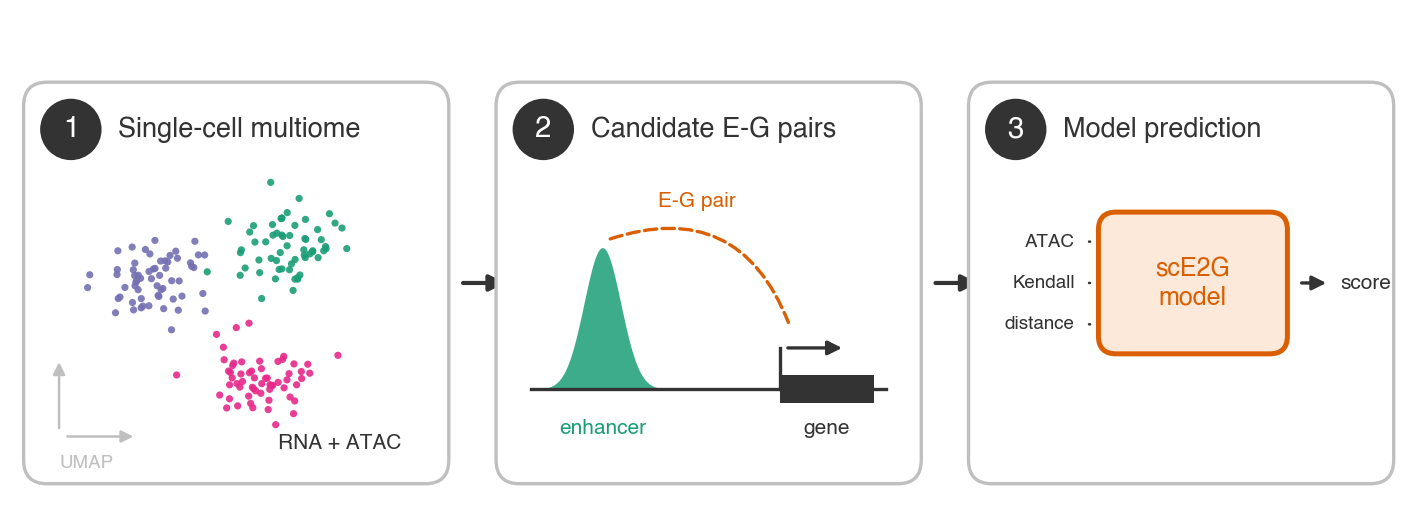

Write the Python code that produced this figure.
"""Conceptual pipeline schematic (no data). 120 x 45 mm; SVG + PDF + PNG."""
import numpy as np
import matplotlib
matplotlib.use("Agg")
import matplotlib.pyplot as plt
from matplotlib.patches import FancyBboxPatch, FancyArrowPatch

plt.rcParams.update({"font.family": "Helvetica", "svg.fonttype": "none", "pdf.fonttype": 42})
MM = 1 / 25.4
fig = plt.figure(figsize=(120 * MM, 45 * MM))
ax = fig.add_axes([0, 0, 1, 1]); ax.set_xlim(0, 120); ax.set_ylim(0, 45); ax.axis("off")

GREY, DARK, ACCENT, PEAK = "#bfbfbf", "#333333", "#d95f02", "#1b9e77"
panels = [(2, "Single-cell multiome"), (42, "Candidate E-G pairs"), (82, "Model prediction")]
for i, (x0, title) in enumerate(panels):
    ax.add_patch(FancyBboxPatch((x0, 4), 36, 34, boxstyle="round,pad=0,rounding_size=2",
                                fc="white", ec=GREY, lw=0.8))
    ax.add_patch(plt.Circle((x0 + 4, 34), 2.6, fc=DARK, ec="none"))
    ax.text(x0 + 4, 34, str(i + 1), ha="center", va="center", color="white", fontsize=7, weight="bold")
    ax.text(x0 + 8, 34, title, ha="left", va="center", fontsize=6.5, color=DARK)
    if i < 2:  # connector arrow to next panel
        ax.add_patch(FancyArrowPatch((x0 + 36.5, 21), (x0 + 41.5, 21), arrowstyle="-|>",
                                     mutation_scale=8, color=DARK, lw=1))

# (1) cartoon UMAP: three blobs of cells
rng = np.random.default_rng(0)
for cx, cy, col in [(13, 21, "#7570b3"), (25, 24, "#1b9e77"), (22, 13, "#e7298a")]:
    pts = np.clip(rng.normal([cx, cy], [2.4, 1.8], (60, 2)), [7, 9], [36, 30])
    ax.scatter(pts[:, 0], pts[:, 1], s=3, c=col, ec="none", alpha=0.9)
ax.annotate("", (12, 8), (5, 8), arrowprops=dict(arrowstyle="-|>", lw=0.6, color=GREY, mutation_scale=6))
ax.annotate("", (5, 15), (5, 8), arrowprops=dict(arrowstyle="-|>", lw=0.6, color=GREY, mutation_scale=6))
ax.text(5, 6.5, "UMAP", fontsize=4.5, color=GREY, va="top")
ax.text(34, 7, "RNA + ATAC", fontsize=5, color=DARK, ha="right")

# (2) signal peak (enhancer) + gene arrow, joined by an arc
xs = np.linspace(46, 60, 100); ys = 12 + 12 * np.exp(-((xs - 51) / 2.2) ** 2)
ax.fill_between(xs, 12, ys, color=PEAK, alpha=0.85, lw=0)
ax.plot([45, 75], [12, 12], color=DARK, lw=0.8)                     # genomic axis
ax.plot([66, 66], [12, 15.5], color=DARK, lw=0.8)                   # TSS
ax.annotate("", (72, 15.5), (66, 15.5), arrowprops=dict(arrowstyle="-|>", lw=0.8, color=DARK, mutation_scale=7))
ax.add_patch(FancyBboxPatch((66, 10.8), 8, 2.4, boxstyle="square,pad=0", fc=DARK, ec="none"))
ax.text(51, 9.5, "enhancer", fontsize=5, ha="center", va="top", color=PEAK)
ax.text(70, 9.5, "gene", fontsize=5, ha="center", va="top", color=DARK)
ax.annotate("", (67, 17), (51, 24.5), arrowprops=dict(arrowstyle="-", connectionstyle="arc3,rad=-0.5",
                                                     ls="--", lw=0.8, color=ACCENT))
ax.text(59, 27.5, "E-G pair", fontsize=5, ha="center", color=ACCENT)

# (3) highlighted model box with inputs -> score
ax.add_patch(FancyBboxPatch((93, 15), 16, 12, boxstyle="round,pad=0,rounding_size=1.5",
                            fc="#fde9d9", ec=ACCENT, lw=1.2))
ax.text(101, 21, "scE2G\nmodel", ha="center", va="center", fontsize=6, color=ACCENT, weight="bold")
for y, lab in [(24.5, "ATAC"), (21, "Kendall"), (17.5, "distance")]:
    ax.text(91, y, lab, ha="right", va="center", fontsize=4.5, color=DARK)
    ax.annotate("", (93, y), (91.5, y), arrowprops=dict(arrowstyle="-", lw=0.6, color=DARK))
ax.annotate("", (113, 21), (109.5, 21), arrowprops=dict(arrowstyle="-|>", lw=0.8, color=DARK, mutation_scale=7))
ax.text(113.5, 21, "score", ha="left", va="center", fontsize=5, color=DARK)

for ext in ("svg", "pdf", "png"):
    fig.savefig(f"pipeline_schematic.{ext}", dpi=300)
